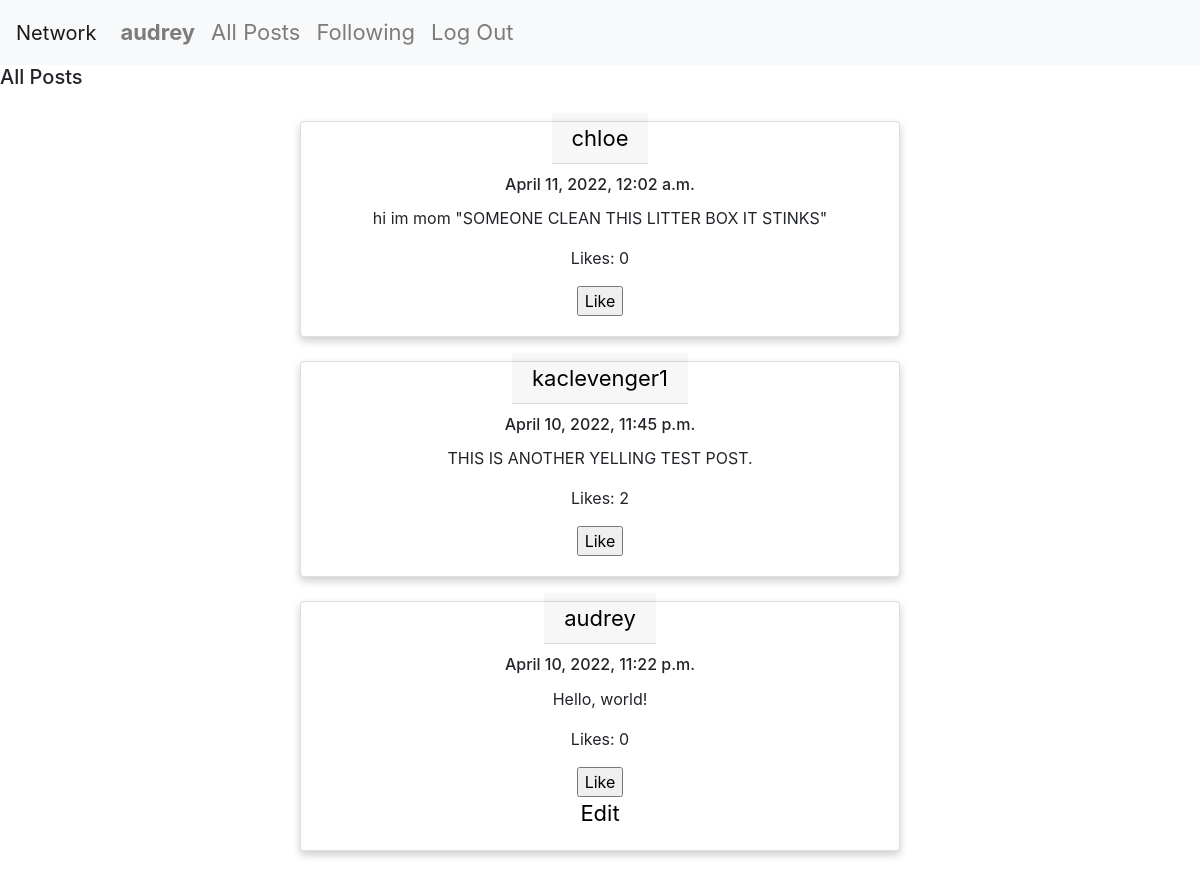
The app's page /posts/all (signed in) with its own data.
### network/models.py (models this page shows, shortened)
class User(AbstractUser):
    pass

class Post(models.Model):
    poster = models.ForeignKey("User", on_delete=models.CASCADE, related_name="posts")
    body = models.TextField(blank=True)
    timestamp = models.DateTimeField(auto_now_add=True)
    likes = models.IntegerField(default=0)
    liked = models.ManyToManyField("User", related_name="liked", blank=True)
    liked_by_user = models.BooleanField(default=False)

### network/views.py (the view)
# urls.py: path("posts/all", views.getAllPosts, name="all"),
@csrf_exempt
@login_required
def getAllPosts(request):
    posts = Post.objects.all()
    for post in posts:
        list = post.liked.all()
        if request.user in list:
            post.liked_by_user = True
            post.save()
        else:
            post.liked_by_user = False
            post.save()
    posts = posts.order_by("-timestamp").all()
    page = request.GET.get('page', 1)
    paginator = Paginator(posts, 10)
    try:
        posts = paginator.page(page)
    except PageNotAnInteger:
        posts = paginator.page(1)
    except EmptyPage:
        posts = paginator.page(paginator.num_pages)
    return render(request, "network/posts.html", {
        "posts": posts,
        "message": "All Posts",
        "type" : "all"
    })

### network/templates/network/posts.html (shortened to what this page needs)
{% extends "network/layout.html" %}
{% block body %}
{% if user.is_authenticated %}
    <div id="posts">
        <h5>{{ message }}</h5>
        <br>
        {% for post in posts %}
        <div id="post" class="card">
            <h7><a href="{% url 'profile' post.poster.id %}" class="card-header">{{ post.poster }}</a></h7>
            <div class="card-body">
              <h6 class="card-title"> {{ post.timestamp }} </h6>
              <p class="card-text-body"> {{ post.body }} </p>
              <p class="card-text-likes"> Likes: {{ post.likes }} </p>
              {% if post.liked_by_user == True %}
              <input type="button" class="unlike" data-post="{{post.id}}" data-type = "{{type}}" value="Unlike" class="btn btn-primary"/>
              {% else %}
              <input type="button" class="like" data-post="{{post.id}}" data-type = "{{type}}" value="Like" class="btn btn-primary"/>
              {% endif %}
              <br>
              {% if user.username == post.poster.username %}
              <a href="{% url 'edit' post.id %}">Edit</a>
              {% endif %}
            </div>
          </div>
          <br>
        {% empty %}
        {% if type == all %}
        <h5>There are no posts for this network.</h5>
        {% else %}
        <h5>You aren't following anyone.</h5>
        {% endif %}
        {% endfor %}
    </div>
{% endif %}
{% endblock %}

### network/templates/network/layout.html (shortened to what this page needs)
{% load static %}
<!DOCTYPE html>
<html lang="en">
    <head>
        <link rel="stylesheet" href="https://stackpath.bootstrapcdn.com/bootstrap/4.4.1/css/bootstrap.min.css">
        <link rel="stylesheet" href="https://cdnjs.cloudflare.com/ajax/libs/font-awesome/4.7.0/css/font-awesome.min.css">
        <link href="{% static 'network/styles.css' %}" rel="stylesheet">
    </head>
    <body>
        <nav class="navbar navbar-expand-lg navbar-light bg-light">
            <a class="navbar-brand" href="{% url 'index' %}">Network</a>
            <div>
              <ul class="navbar-nav mr-auto">
                {% if user.is_authenticated %}
                    <li class="nav-item">
                        <a class="nav-link" href="{% url 'profile' user.id %}"><strong>{{ user.username }}</strong></a>
                    </li>
                {% endif %}
                <li class="nav-item">
                    <a class="nav-link" href="{% url 'all' %}">All Posts</a>
                </li>
                {% if user.is_authenticated %}
                    <li class="nav-item">
                        <a class="nav-link" href="{% url 'following' %}">Following</a>
                    </li>
                    <li class="nav-item">
                        <a class="nav-link" href="{% url 'logout' %}">Log Out</a>
                    </li>
                {% endif %}
              </ul>
            </div>
          </nav>
        <div class="body">
            {% block body %}
            {% endblock %}
        </div>
    </body>
</html>

### network/static/network/styles.css (style rules this page uses)
.card { box-shadow: 0 4px 8px 0 rgba(0, 0, 0, 0.2); max-width: 600px; margin: auto; text-align: center; }
a { text-decoration: none; font-size: 22px; color: black; }

### records on screen
User: username "audrey"
Post: poster "chloe", timestamp "April 11, 2022, 12:02 a.m.", body "hi im mom \"SOMEONE CLEAN THIS LITTER BOX IT STINKS\"", likes "0"
Post: poster "kaclevenger1", timestamp "April 10, 2022, 11:45 p.m.", body "THIS IS ANOTHER YELLING TEST POST.", likes "2"
Post: poster "audrey", timestamp "April 10, 2022, 11:22 p.m.", body "Hello, world!", likes "0", shows "Edit"

### other values on screen
{{ message }} "All Posts"
